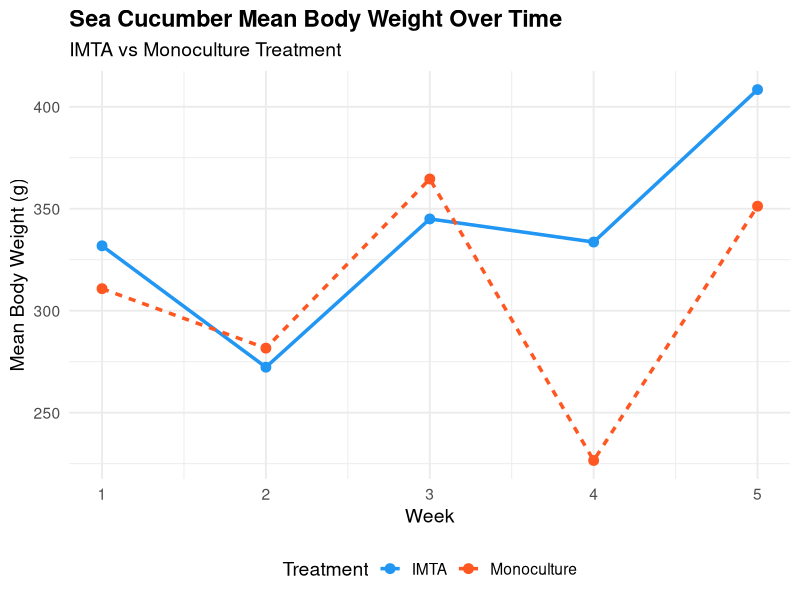
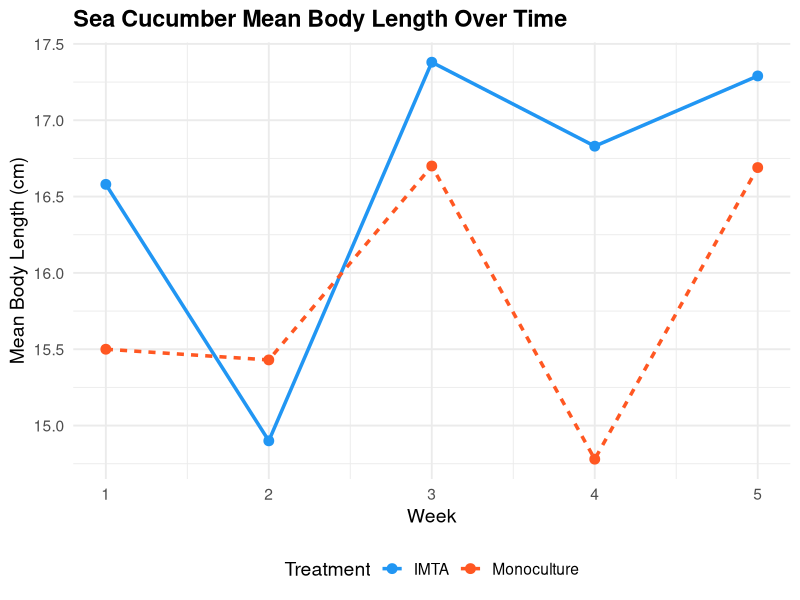
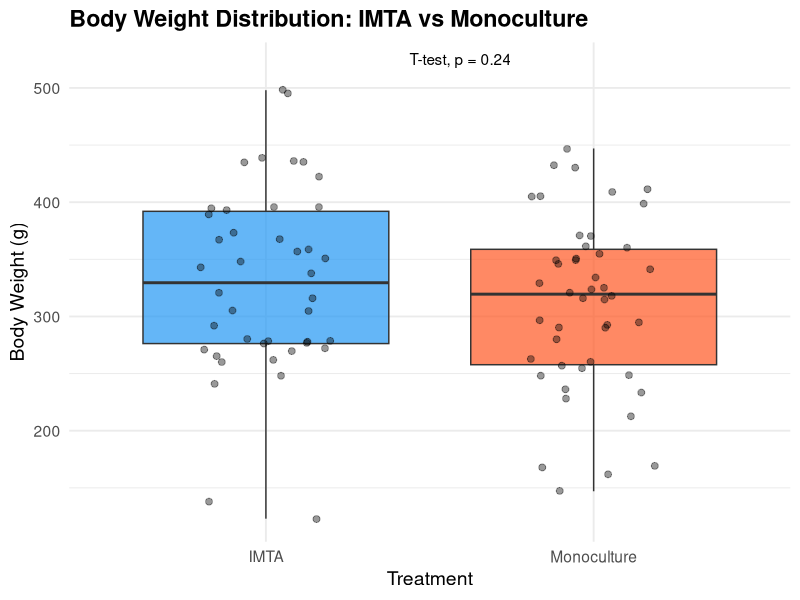
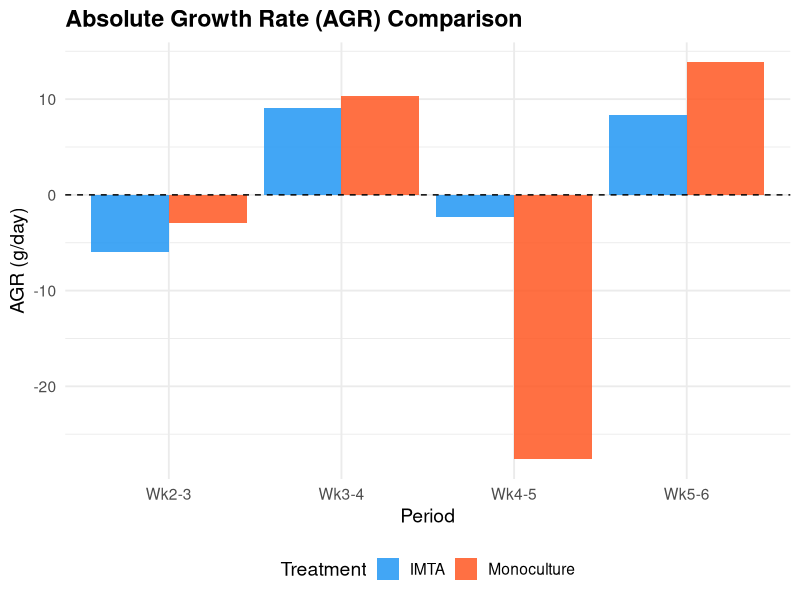
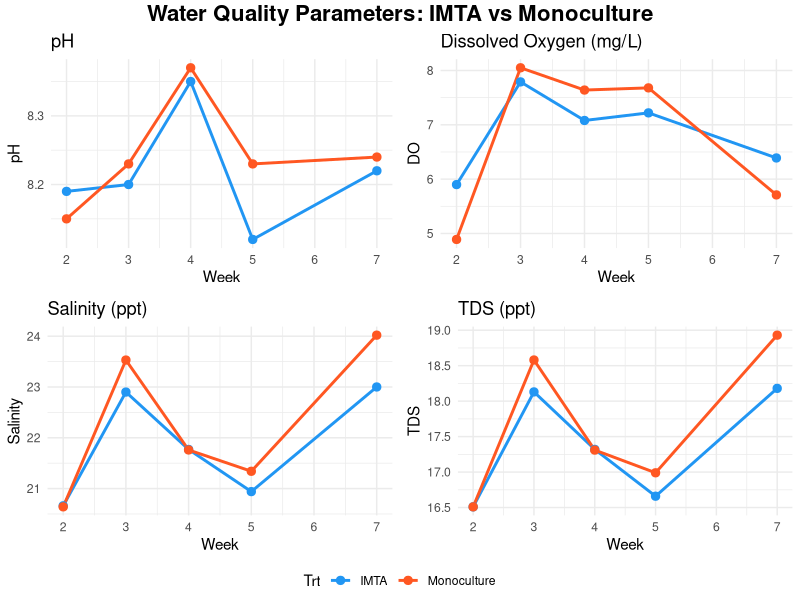
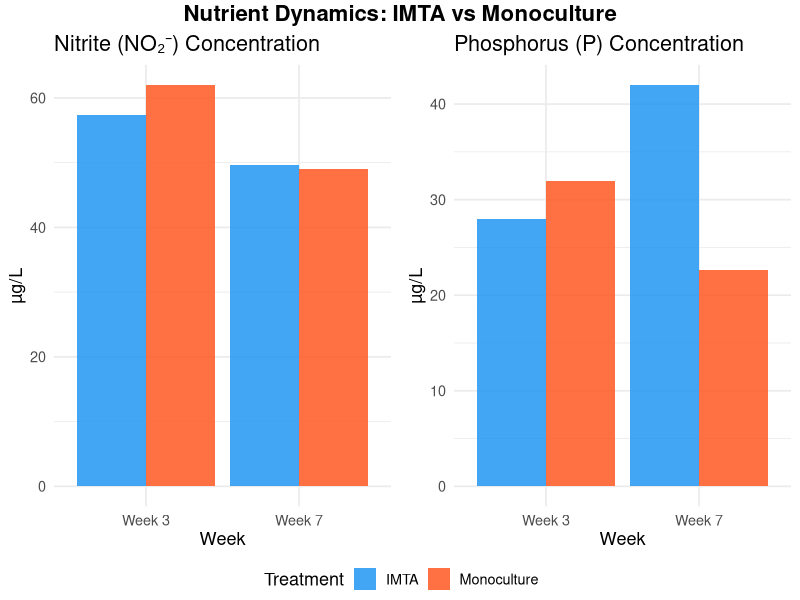
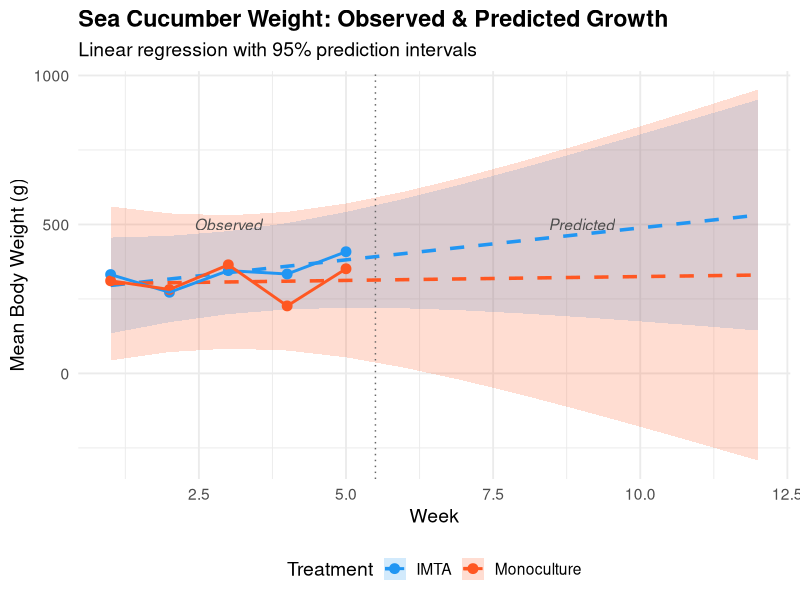
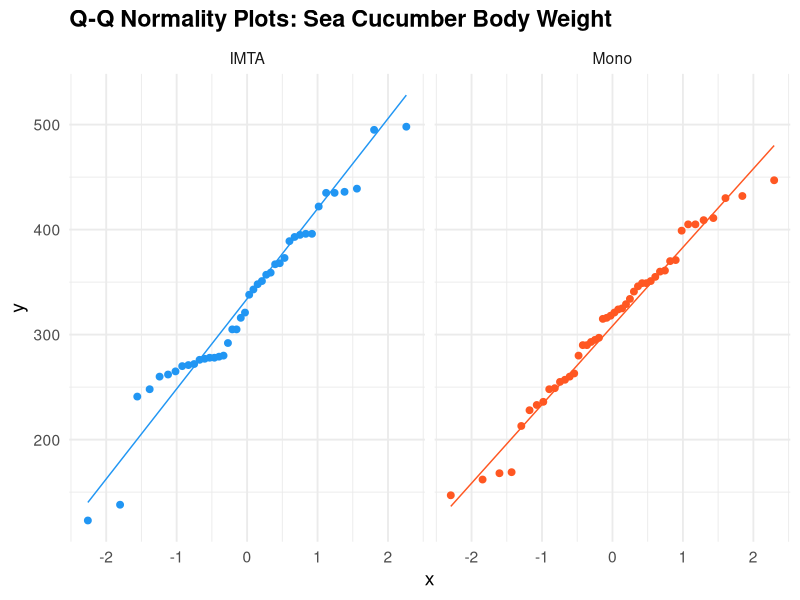

Reproduce these figures in R, in order.
dir.create(Sys.getenv("R_LIBS_USER"), recursive=TRUE, showWarnings=FALSE)
.libPaths(Sys.getenv("R_LIBS_USER"))
library(ggplot2); library(dplyr); library(tidyr); library(ggpubr)

outdir <- "R_output"

# Data
weeks_data <- data.frame(Week=1:5,
  IMTA_W=c(331.83,272.3,345,333.67,408.43),
  Mono_W=c(310.8,281.64,364.6,226.56,351.25),
  IMTA_L=c(16.58,14.9,17.38,16.83,17.29),
  Mono_L=c(15.5,15.43,16.7,14.78,16.69))

# 1. Sea cucumber weight comparison
wt_long <- weeks_data %>% select(Week, IMTA_W, Mono_W) %>%
  pivot_longer(-Week, names_to="Treatment", values_to="Weight") %>%
  mutate(Treatment=ifelse(Treatment=="IMTA_W","IMTA","Monoculture"))

p1 <- ggplot(wt_long, aes(x=Week, y=Weight, color=Treatment, linetype=Treatment)) +
  geom_line(linewidth=1.2) + geom_point(size=3) +
  scale_color_manual(values=c("IMTA"="#2196F3","Monoculture"="#FF5722")) +
  labs(title="Sea Cucumber Mean Body Weight Over Time",
       subtitle="IMTA vs Monoculture Treatment",
       x="Week", y="Mean Body Weight (g)") +
  theme_minimal(base_size=14) +
  theme(legend.position="bottom", plot.title=element_text(face="bold"))
ggsave(file.path(outdir,"01_sea_cucumber_weight.png"), p1, width=10, height=7, dpi=300)

# 2. Sea cucumber length comparison
lt_long <- weeks_data %>% select(Week, IMTA_L, Mono_L) %>%
  pivot_longer(-Week, names_to="Treatment", values_to="Length") %>%
  mutate(Treatment=ifelse(Treatment=="IMTA_L","IMTA","Monoculture"))

p2 <- ggplot(lt_long, aes(x=Week, y=Length, color=Treatment, linetype=Treatment)) +
  geom_line(linewidth=1.2) + geom_point(size=3) +
  scale_color_manual(values=c("IMTA"="#2196F3","Monoculture"="#FF5722")) +
  labs(title="Sea Cucumber Mean Body Length Over Time",
       x="Week", y="Mean Body Length (cm)") +
  theme_minimal(base_size=14) +
  theme(legend.position="bottom", plot.title=element_text(face="bold"))
ggsave(file.path(outdir,"02_sea_cucumber_length.png"), p2, width=10, height=7, dpi=300)

# 3. Boxplot comparison
imta_w <- c(278,292,367,359,373,279,435,436,272,138,396,357,
            248,276,260,316,123,262,435,241,280,265,
            368,338,351,393,395,277,422,321,305,389,343,271,
            305,270,348,439,498,396,495,278)
mono_w <- c(315,263,405,260,360,329,255,249,351,321,
            447,361,228,147,213,349,236,293,324,
            405,349,432,346,399,280,290,168,
            370,318,257,430,355,233,411,248,162,
            325,341,316,290,409,297,334,169,295,371)

box_df <- data.frame(
  Treatment=c(rep("IMTA",length(imta_w)),rep("Monoculture",length(mono_w))),
  Weight=c(imta_w, mono_w))

p3 <- ggplot(box_df, aes(x=Treatment, y=Weight, fill=Treatment)) +
  geom_boxplot(alpha=0.7, outlier.color="red") +
  geom_jitter(width=0.2, alpha=0.4, size=2) +
  scale_fill_manual(values=c("IMTA"="#2196F3","Monoculture"="#FF5722")) +
  labs(title="Body Weight Distribution: IMTA vs Monoculture",
       y="Body Weight (g)") +
  stat_compare_means(method="t.test", label.x=1.5, label.y=520) +
  theme_minimal(base_size=14) +
  theme(legend.position="none", plot.title=element_text(face="bold"))
ggsave(file.path(outdir,"03_boxplot_weight.png"), p3, width=8, height=7, dpi=300)

# 4. AGR comparison
agr_df <- data.frame(
  Period=rep(c("Wk2-3","Wk3-4","Wk4-5","Wk5-6"),2),
  Treatment=rep(c("IMTA","Monoculture"),each=4),
  AGR=c(-5.953,9.087,-2.266,8.307,-2.916,10.370,-27.608,13.854))

p4 <- ggplot(agr_df, aes(x=Period, y=AGR, fill=Treatment)) +
  geom_bar(stat="identity", position="dodge", alpha=0.85) +
  scale_fill_manual(values=c("IMTA"="#2196F3","Monoculture"="#FF5722")) +
  geom_hline(yintercept=0, linetype="dashed") +
  labs(title="Absolute Growth Rate (AGR) Comparison", y="AGR (g/day)") +
  theme_minimal(base_size=14) +
  theme(legend.position="bottom", plot.title=element_text(face="bold"))
ggsave(file.path(outdir,"04_agr_comparison.png"), p4, width=10, height=7, dpi=300)

# 5. Water quality multi-panel
wq_imta <- data.frame(Week=c(2,3,4,5,7), pH=c(8.19,8.20,8.35,8.12,8.22),
  DO=c(5.90,7.79,7.08,7.22,6.39), Salinity=c(20.66,22.90,21.77,20.94,23.00),
  TDS=c(16.51,18.13,17.32,16.66,18.18), Trt=rep("IMTA",5))
wq_mono <- data.frame(Week=c(2,3,4,5,7), pH=c(8.15,8.23,8.37,8.23,8.24),
  DO=c(4.89,8.05,7.64,7.68,5.71), Salinity=c(20.64,23.53,21.76,21.34,24.02),
  TDS=c(16.51,18.58,17.31,16.99,18.93), Trt=rep("Monoculture",5))
wq <- rbind(wq_imta, wq_mono)

p5a <- ggplot(wq, aes(Week, pH, color=Trt)) + geom_line(linewidth=1) + geom_point(size=2.5) +
  scale_color_manual(values=c("IMTA"="#2196F3","Monoculture"="#FF5722")) +
  labs(title="pH") + theme_minimal() + theme(legend.position="none")
p5b <- ggplot(wq, aes(Week, DO, color=Trt)) + geom_line(linewidth=1) + geom_point(size=2.5) +
  scale_color_manual(values=c("IMTA"="#2196F3","Monoculture"="#FF5722")) +
  labs(title="Dissolved Oxygen (mg/L)") + theme_minimal() + theme(legend.position="none")
p5c <- ggplot(wq, aes(Week, Salinity, color=Trt)) + geom_line(linewidth=1) + geom_point(size=2.5) +
  scale_color_manual(values=c("IMTA"="#2196F3","Monoculture"="#FF5722")) +
  labs(title="Salinity (ppt)") + theme_minimal() + theme(legend.position="none")
p5d <- ggplot(wq, aes(Week, TDS, color=Trt)) + geom_line(linewidth=1) + geom_point(size=2.5) +
  scale_color_manual(values=c("IMTA"="#2196F3","Monoculture"="#FF5722")) +
  labs(title="TDS (ppt)") + theme_minimal() + theme(legend.position="bottom")

p5 <- ggarrange(p5a, p5b, p5c, p5d, ncol=2, nrow=2, common.legend=TRUE, legend="bottom")
p5 <- annotate_figure(p5, top=text_grob("Water Quality Parameters: IMTA vs Monoculture",
                                          face="bold", size=16))
ggsave(file.path(outdir,"05_water_quality_panel.png"), p5, width=12, height=10, dpi=300)

# 6. Nutrient comparison
nutr_long <- data.frame(
  Week=rep(c("Week 3","Week 7"),each=4),
  Treatment=rep(rep(c("IMTA","Mono"),each=2),1),
  Parameter=rep(c("Nitrite","Phosphorus"),4),
  Value=c(57.33,28, 62,32, 49.67,42, 49,22.67))

# Simpler: just nitrite and phosphorus bars
nutr_df <- data.frame(
  Week=factor(rep(c("Week 3","Week 7"),each=2)),
  Treatment=rep(c("IMTA","Monoculture"),2),
  Nitrite=c(57.33,62,49.67,49),
  Phosphorus=c(28,32,42,22.67),
  Phosphate=c(86.33,98.33,127.33,70.67))

p6a <- ggplot(nutr_df, aes(Week, Nitrite, fill=Treatment)) +
  geom_bar(stat="identity", position="dodge", alpha=0.85) +
  scale_fill_manual(values=c("IMTA"="#2196F3","Monoculture"="#FF5722")) +
  labs(title="Nitrite (NO₂⁻) Concentration", y="µg/L") +
  theme_minimal(base_size=13) + theme(legend.position="bottom")

p6b <- ggplot(nutr_df, aes(Week, Phosphorus, fill=Treatment)) +
  geom_bar(stat="identity", position="dodge", alpha=0.85) +
  scale_fill_manual(values=c("IMTA"="#2196F3","Monoculture"="#FF5722")) +
  labs(title="Phosphorus (P) Concentration", y="µg/L") +
  theme_minimal(base_size=13) + theme(legend.position="bottom")

p6 <- ggarrange(p6a, p6b, ncol=2, common.legend=TRUE, legend="bottom")
p6 <- annotate_figure(p6, top=text_grob("Nutrient Dynamics: IMTA vs Monoculture",face="bold",size=16))
ggsave(file.path(outdir,"06_nutrient_comparison.png"), p6, width=12, height=7, dpi=300)

# 7. Prediction plot with confidence intervals
weeks_ext <- data.frame(Week=1:12)
lm_iw <- lm(IMTA_W ~ Week, data=weeks_data)
lm_mw <- lm(Mono_W ~ Week, data=weeks_data)
pred_i <- as.data.frame(predict(lm_iw, weeks_ext, interval="prediction"))
pred_m <- as.data.frame(predict(lm_mw, weeks_ext, interval="prediction"))
pred_i$Week <- 1:12; pred_i$Treatment <- "IMTA"
pred_m$Week <- 1:12; pred_m$Treatment <- "Monoculture"
pred_all <- rbind(pred_i, pred_m)

p7 <- ggplot() +
  geom_ribbon(data=pred_all, aes(x=Week, ymin=lwr, ymax=upr, fill=Treatment), alpha=0.2) +
  geom_line(data=pred_all, aes(x=Week, y=fit, color=Treatment), linewidth=1.2, linetype="dashed") +
  geom_point(data=wt_long, aes(x=Week, y=Weight, color=Treatment), size=3) +
  geom_line(data=wt_long, aes(x=Week, y=Weight, color=Treatment), linewidth=1) +
  scale_color_manual(values=c("IMTA"="#2196F3","Monoculture"="#FF5722")) +
  scale_fill_manual(values=c("IMTA"="#2196F3","Monoculture"="#FF5722")) +
  geom_vline(xintercept=5.5, linetype="dotted", color="gray40") +
  annotate("text", x=3, y=500, label="Observed", fontface="italic", color="gray30") +
  annotate("text", x=9, y=500, label="Predicted", fontface="italic", color="gray30") +
  labs(title="Sea Cucumber Weight: Observed & Predicted Growth",
       subtitle="Linear regression with 95% prediction intervals",
       x="Week", y="Mean Body Weight (g)") +
  theme_minimal(base_size=14) +
  theme(legend.position="bottom", plot.title=element_text(face="bold"))
ggsave(file.path(outdir,"07_growth_prediction.png"), p7, width=12, height=8, dpi=300)

# 8. QQ plots
imta_l <- c(17,15,18,14,17.5,16.5,17,20,17,12,17,18,
            13.5,14,14.5,17,11.5,14,17,14.5,17,15,
            18,17,17.5,18,18,16,17,16.5,15,17,16,16.5,
            17.5,15.5,17,18,19.5,18.5,19,14)
mono_l <- c(17,15.5,15,14.5,15.5,15.5,16,13.5,17.5,15,
            17,17.5,14,13,13.5,18,15,15,16.5,
            16,14,20,16.5,19,14.5,15,13,
            18.5,17.5,13.5,18,17,14,18,17,12,
            17,17,17,15.5,19.5,16,17,14,18.5,17)

qq_df <- data.frame(
  Weight=c(imta_w,mono_w),
  Treatment=c(rep("IMTA",length(imta_w)),rep("Mono",length(mono_w))))

p8 <- ggplot(qq_df, aes(sample=Weight)) +
  stat_qq(aes(color=Treatment), size=2) + stat_qq_line(aes(color=Treatment)) +
  scale_color_manual(values=c("IMTA"="#2196F3","Mono"="#FF5722")) +
  facet_wrap(~Treatment) +
  labs(title="Q-Q Normality Plots: Sea Cucumber Body Weight") +
  theme_minimal(base_size=14) +
  theme(legend.position="none", plot.title=element_text(face="bold"))
ggsave(file.path(outdir,"08_qq_plots.png"), p8, width=10, height=6, dpi=300)

# 9. Seaweed biomass bar chart
sw_bio <- data.frame(Replicate=factor(1:3),
  Initial=c(509,544,513), Final=c(671,710,618))
sw_long <- sw_bio %>% pivot_longer(-Replicate, names_to="Stage", values_to="Biomass")
sw_long$Stage <- factor(sw_long$Stage, levels=c("Initial","Final"))

p9 <- ggplot(sw_long, aes(x=Replicate, y=Biomass, fill=Stage)) +
  geom_bar(stat="identity", position="dodge", alpha=0.85) +
  scale_fill_manual(values=c("Initial"="#78909C","Final"="#4CAF50")) +
  labs(title="Seaweed Biomass: Initial vs Final",
       subtitle="Kappaphycus alvarezii across 3 replicates (51 days)",
       y="Total Biomass (g)") +
  theme_minimal(base_size=14) +
  theme(legend.position="bottom", plot.title=element_text(face="bold"))
ggsave(file.path(outdir,"09_seaweed_biomass.png"), p9, width=9, height=7, dpi=300)

cat("All plots saved to:", outdir, "\n")
